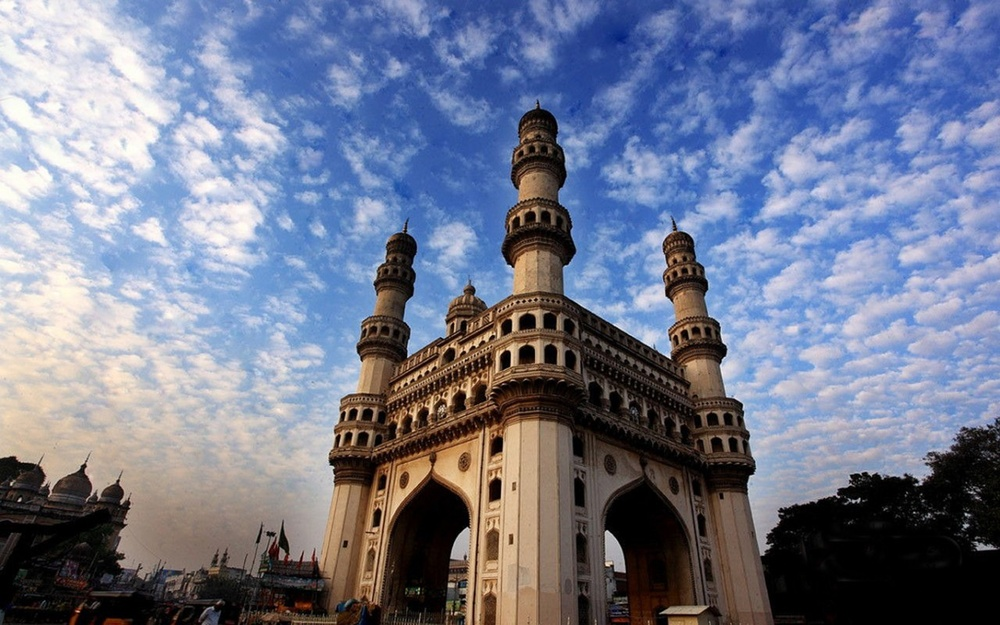
#> input picture your_image.jpg, 1000 x 625 px, shrunk from 1280 x 800 before the run
$ python PROG23.py
#> lines starting #> are read from the running program, lines starting #| are printed output that depends on the picture
import cv2
import numpy as np

# Load the image
image = cv2.imread("your_image.jpg", cv2.IMREAD_GRAYSCALE)
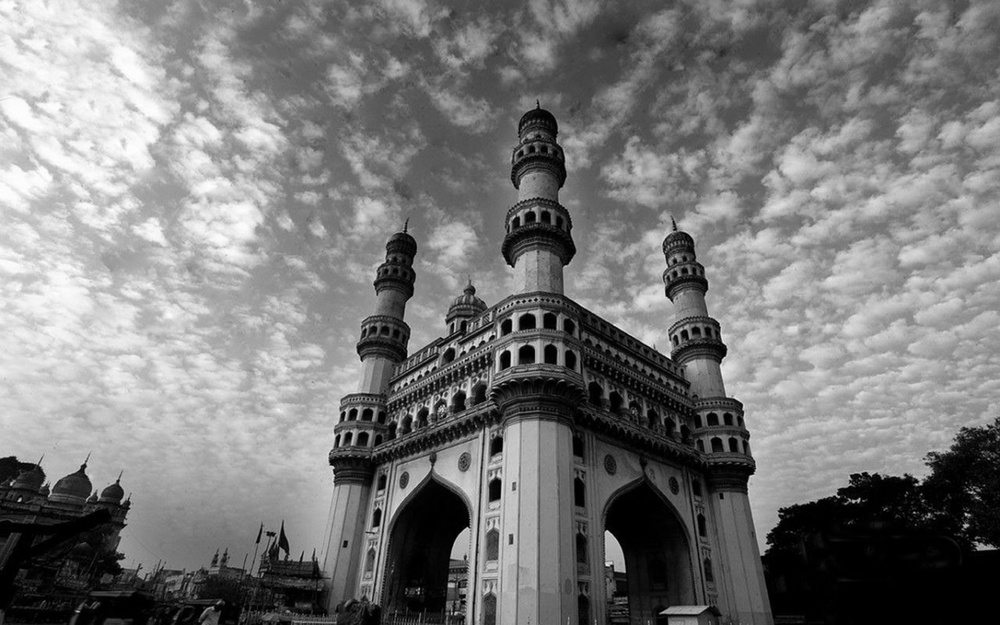
#> image: shape (625, 1000); min 0, max 255, mean 121.8

# Define the structuring element (kernel)
kernel = np.ones((15, 15), np.uint8)  # 15x15 kernel for processing

# Apply Top-Hat transformation
top_hat_image = cv2.morphologyEx(image, cv2.MORPH_TOPHAT, kernel)
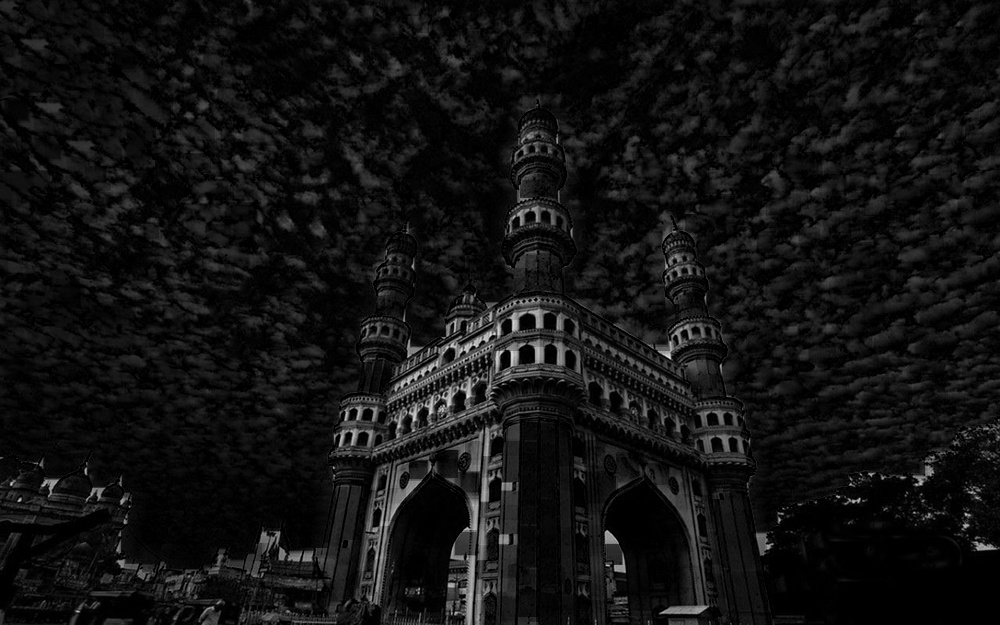
#> top_hat_image: shape (625, 1000); min 0, max 237, mean 17.9

# Display the result
cv2.imshow("Original Image", image)
cv2.imshow("Top-Hat Image", top_hat_image)

cv2.waitKey(0)
cv2.destroyAllWindows()

$ run again, with equalized_image.jpg copied over your_image.jpg
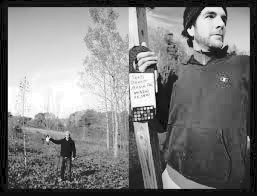
#> input picture equalized_image.jpg, 257 x 196 px
#> image is the input picture: shape (196, 257); min 0, max 255, mean 126.1
#> `top_hat_image = cv2.morphologyEx(image, cv2.MORPH_TOPHAT, kernel)`:
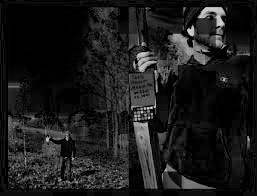
#> top_hat_image: shape (196, 257); min 0, max 222, mean 27
